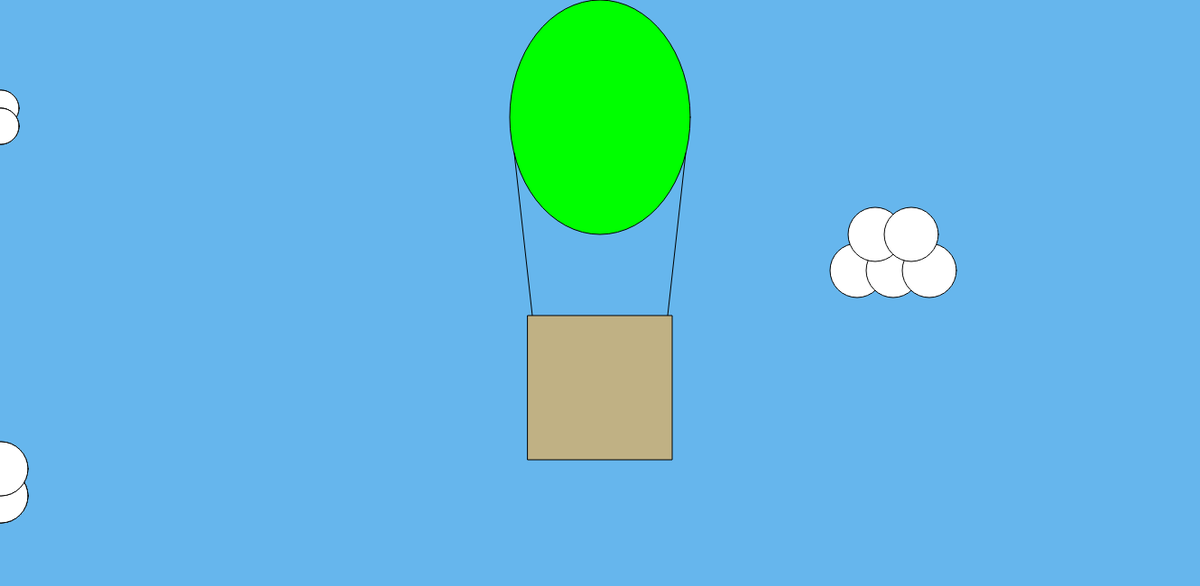
Frame 1 (no input)
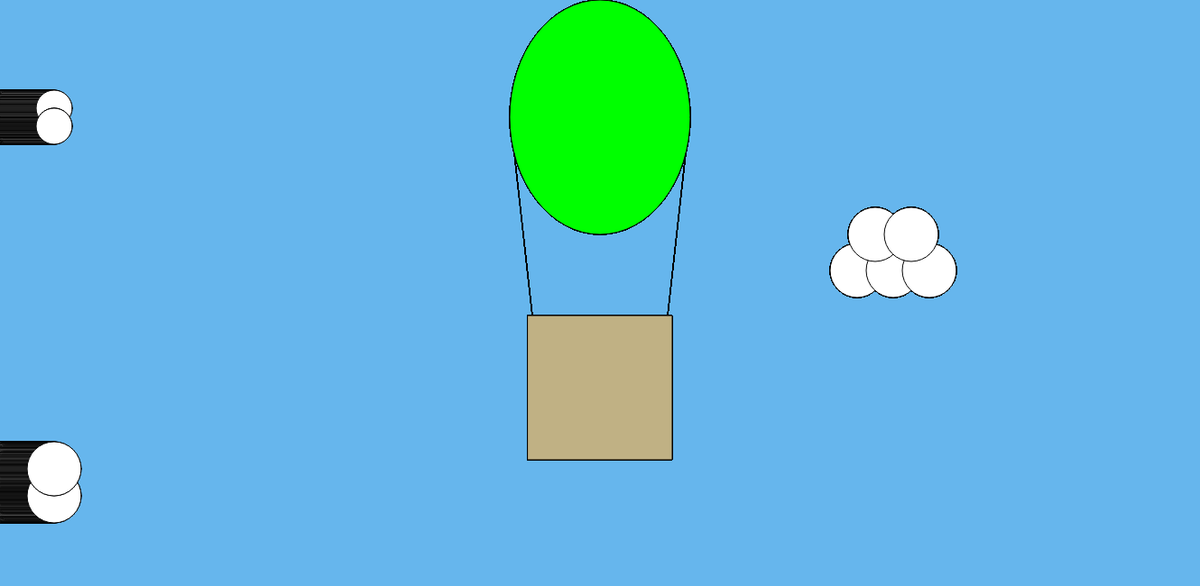
Frame 60 (no input)
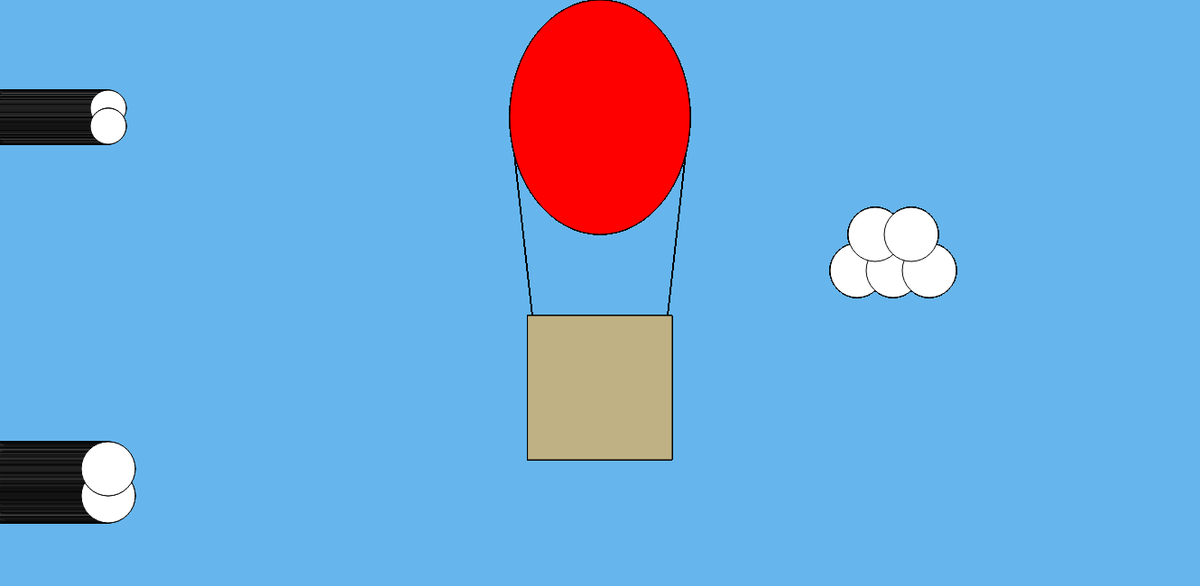
Frame 120 (the mouse pressed at the canvas centre since frame 60)

The p5.js sketch that drew these frames (run headless with seeded random() and noise() and a simulated clock; from frame 60 on, the mouse is pressed at the canvas centre):

// p5.js sketch
// ── sketch.js
var cloudsX = 0
function setup() {
  createCanvas(1330,650);
  background(102,182,237)
  cloudsX = cloudsX + 1
}

function draw() {
  //clouds1
  fill(255,255,255)
  ellipse(cloudsX,120,40,40)
  ellipse(cloudsX,120,40,40)
  ellipse(cloudsX,140,40,40)
  ellipse(cloudsX,140,40,40)
  ellipse(cloudsX,140,40,40)
  //clouds2
  ellipse(cloudsX,550,60,60)
  ellipse(cloudsX,550,60,60)
  ellipse(cloudsX,550,60,60)
  ellipse(cloudsX,520,60,60)
  ellipse(cloudsX,520,60,60)
  //clouds3
  ellipse(950,300,60,60)
  ellipse(990,300,60,60)
  ellipse(1030,300,60,60)
  ellipse(970,260,60,60)
  ellipse(1010,260,60,60)
  cloudsX = cloudsX+1
  if(cloudsX > width)
  {
    cloudsX = 0
  }
  //mouse press
  if (mouseIsPressed)
  fill(255,0,0)
    else
  fill(0,255,0)
  //oval 
  ellipse(665,130,200,260)
  //string
  stroke(0)
  line(570,170,590,350)
  line(760,170,740,350)
  fill(192,177,132)
  //basket
  rect(585,350,160,160)
}
